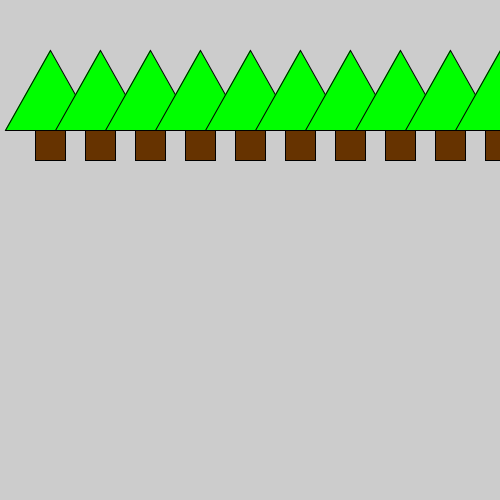
Frame 1 (no input)
Frame 60 (the mouse pressed at the canvas centre just before this capture): identical to frame 1, image omitted
Frame 120 (the mouse held since frame 60 and released just before this capture): identical to frame 1, image omitted

The Processing sketch that drew this single still picture (run headless with seeded random() and noise(); from frame 60 on, the mouse is pressed at the canvas centre):

// Processing sketch: H09_opdracht_9_10
// ── H09_opdracht_9_10.pde
void setup(){
size(500,500);
bos();
}

void draw(){

}

void boom(int x, int y){
  
  // driehoek voorde boom
  stroke(0,0,0);
  fill(0,255,0);
  triangle(x, y, x+45, y-80, x+90, y);
  
  // stam van de boom
  stroke(0,0,0);
  fill(102,51,0);
  rect(x+30,y,30,30);
}

void bos(){
  for (int i = 0; i < 10; i++){
   int b = 5 + i*50;
    boom(b,130);
}
}
